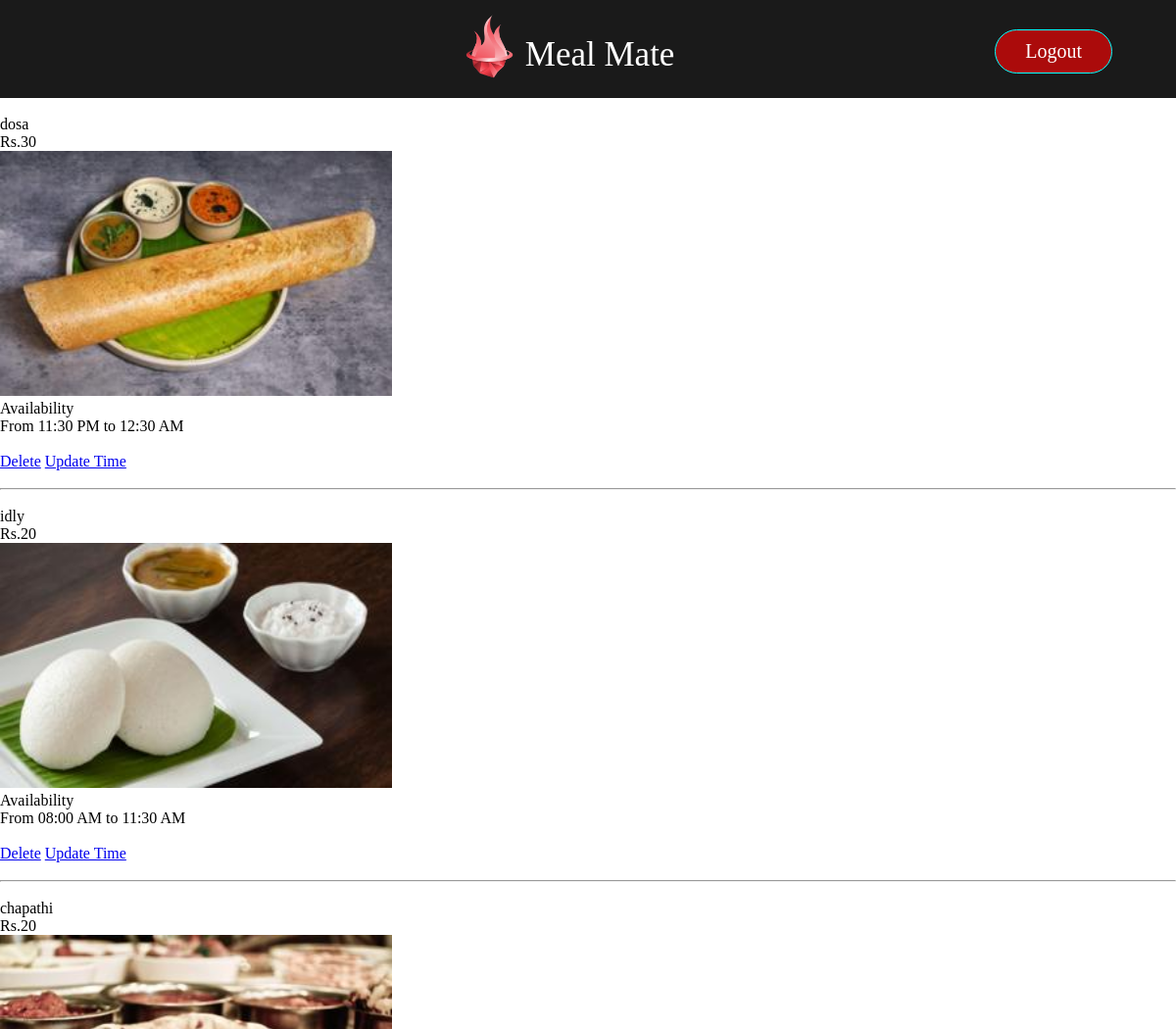
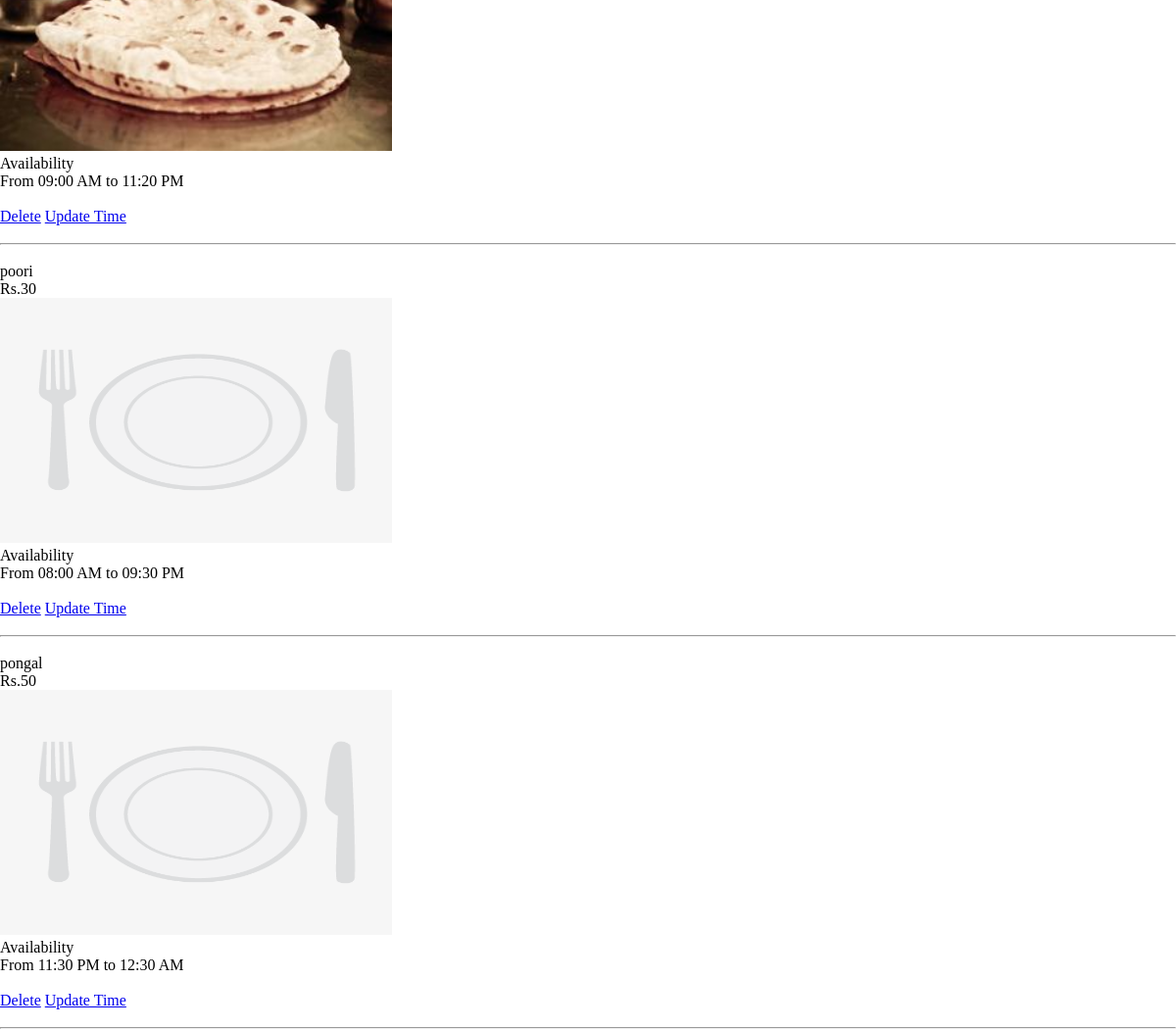
The app's page /viewMenu (signed in), older data (2 pictures, top to bottom).
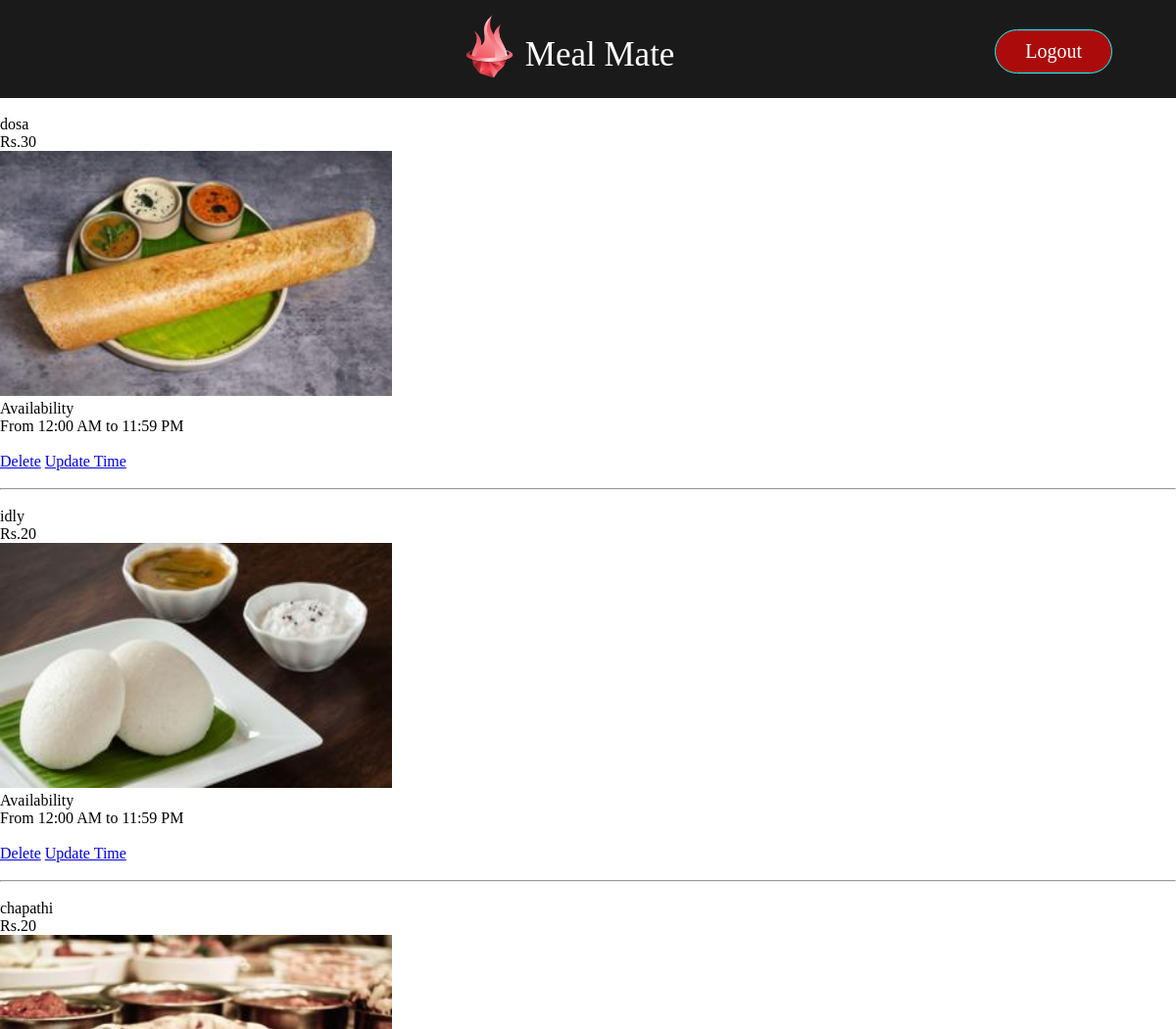
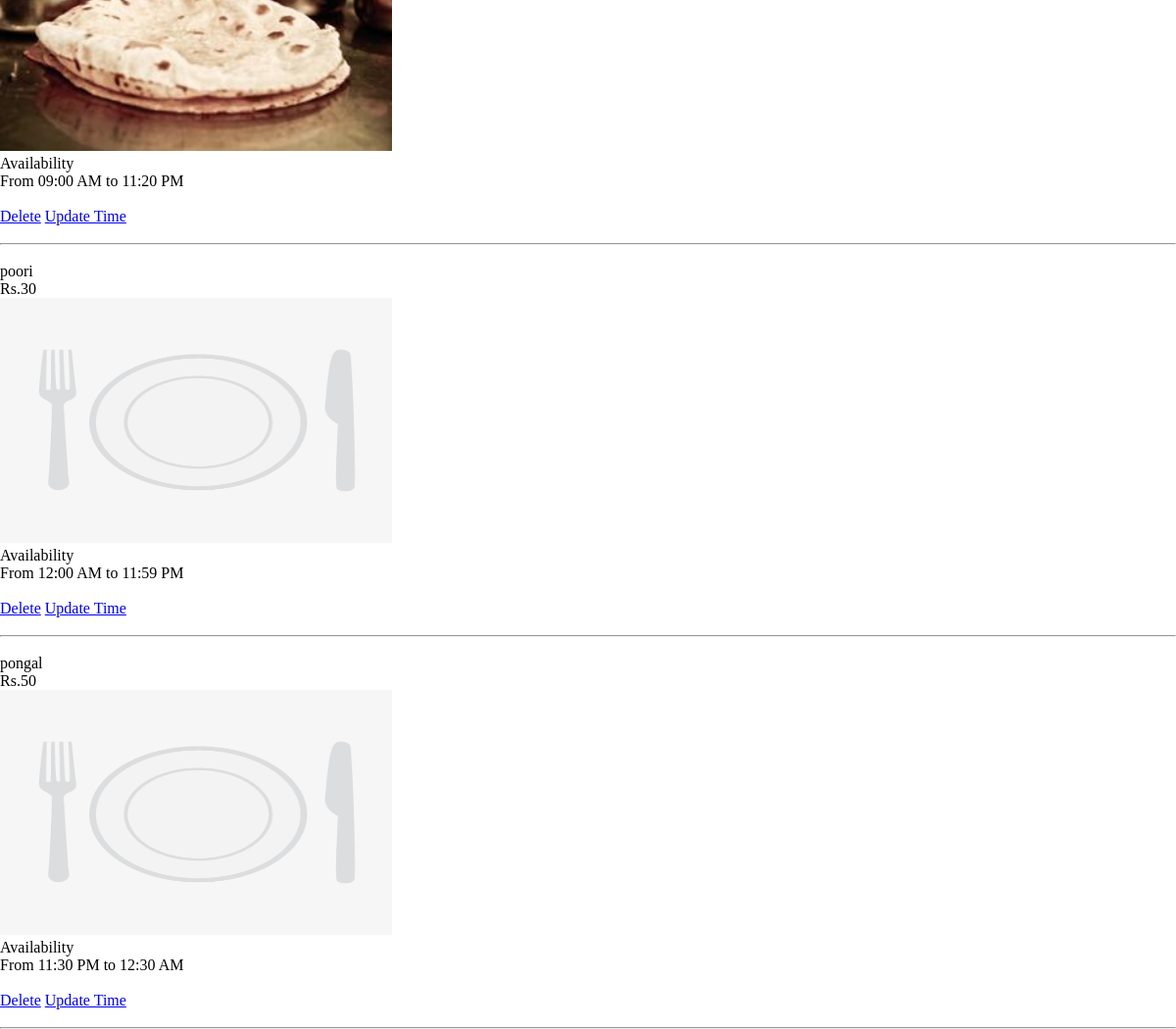
The same page, newer data (2 pictures, top to bottom).
### app.py (models this page shows, shortened)
class menu(db.Model):
    __tablename__ = "menu"
    id = db.Column(db.Integer,primary_key=True)
    name = db.Column(db.Text)
    price = db.Column(db.Integer)
    image = db.Column(db.Text, default='default.png')
    from_time = db.Column(db.Text)
    to_time = db.Column(db.Text)
    abs_from_time = db.Column(db.Time)
    abs_to_time = db.Column(db.Time)

### app.py (the view)
@app.route('/viewMenu')
@login_required
def viewMenu():
    if current_user.is_authenticated and current_user.role == 'employee':
        compMenu = menu.query.all()
        op=0
        return render_template('viewMenu.html', compMenu=compMenu,op=op)
    else:
        return 'Entry Restricted! Only Employees Allowed'

### app.py (called while the page is built)
@login_manager.user_loader
def load_user(id):
    return signup.query.get(id)

### templates/viewMenu.html (shortened to what this page needs)
{% extends 'base.html' %}
{% block content %}
{% for food in compMenu %}
    <div id="{{ food.id }}">
        <br />
        <p>{{food.name}}</p>
        <p>Rs.{{food.price}}</p>
        <img src="static/food_pics/{{food.image}}" width="400" height="250" />
        <p>Availability</p>
        <p>From {{food.from_time}} to {{food.to_time}}</p>
        <br />
        <a href="/deleteMenu/{{food.id}}">Delete</a>
        <a href="/updateTime/{{food.id}}">Update Time</a>
        <br /><br />
        <hr />
{% endfor %}
{% endblock %}

### templates/base.html (shortened to what this page needs)
<!DOCTYPE html>
<html lang="en">
  <head>
    <link rel="stylesheet" href="static/main.css" />
  </head>
  <body>
    <nav class="navigation">
      <ul class="nav">
        <li class="menu_icon">
          <a href="" onclick="showSideBar(event)" class="show_button"
            ><img src="static\menu_icon.png" alt="" class="show_button"
          /></a>
        </li>
        <li class="nav_img">
          <img src="static/logo.png" alt="" />
          <p>Meal Mate</p>
        </li>
        <li class="logOut">
            <a href="/logout">
              <p>Logout</p></a
            >
        </li>
      </ul>
    </nav>
    {% block content %} {% endblock %}
  </body>
</html>

### static/main.css (style rules this page uses)
* { margin: 0px; padding: 0px; }
.navigation { width: 100%; height: 100px; background-color: rgba(0, 0, 0, 0.899); opacity: 1; transition: opacity 0.3s ease-in-out; }
.nav { display: flex; list-style: none; align-items: center; vertical-align: middle; justify-content: space-between; }
.menu_icon { padding-left: 2%; margin-bottom: 10px; }
.nav_img { height: 100px; width: 33%; padding-left: 33%; padding-right: 25%; }
.nav_img img { min-width: 30px; min-height: 40px; max-width: 130px; max-height: 70px; display: inline; padding-top: 5px; }
.nav_img p { display: inline; font-size: 35px; vertical-align: 16px; color: white; }
.nav a img { min-width: 50px; min-height: 50px; padding-right: 0px; }
.logOut { margin-right: 65px; }
.logOut a { clear: both; float: left; border: 1px solid aqua; border-radius: 30px; padding: 10px; margin-top: 30px; margin-bottom: 40px; padding-left: 30px; padding-right: 30px; background-color: rgba(198, 9, 9, 0.845); color: white; font-weight: 500; margin-left: 5px; font-size: 20px; text-decoration: none; }

Row changes from the older to the newer data that the page shows:
changed menu "dosa": from_time "11:30 PM" → "12:00 AM"; to_time "12:30 AM" → "11:59 PM"
changed menu "idly": from_time "08:00 AM" → "12:00 AM"; to_time "11:30 AM" → "11:59 PM"
changed menu "poori": from_time "08:00 AM" → "12:00 AM"; to_time "09:30 PM" → "11:59 PM"
